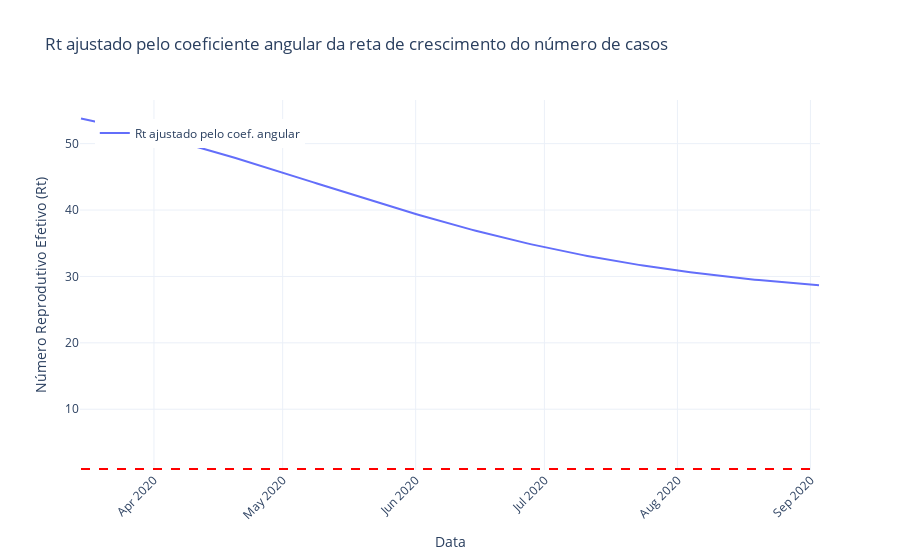

The notebook cell this image was saved under:
### Markdown cell above
<iframe src="Atividade_1/Rt_int_dados.html" width="1000" height="600"></iframe>

### Code cell
fig = go.Figure()

fig.add_trace(go.Scatter(x=data['Date'], y=Rt_angular, mode='lines', name='Rt ajustado pelo coef. angular'))

fig.add_shape(type='line', x0=data['Date'].iloc[0], y0=1, x1=data['Date'].iloc[-1], y1=1,
              line=dict(color='red', width=2, dash='dash'), name='Limiar (Rt=1)')

fig.update_layout(title='Rt ajustado pelo coeficiente angular da reta de crescimento do número de casos',
                  xaxis_title='Data',
                  yaxis_title='Número Reprodutivo Efetivo (Rt)',
                  xaxis=dict(tickangle=-45),
                  showlegend=True,
                  legend=dict(x=0.02, y=0.95),
                  template='plotly_white')

pio.write_html(fig, 'Rt_coef_ang.html')

fig.show()

### Figure 1 — Plotly figure (JSON) as saved in the notebook; plotly's stock layout.template omitted (floating-point values rounded to 4 significant figures; data arrays with more than 128 entries replaced by an {"elided": "..."} marker saying what was removed)
{"data": [{"mode": "lines", "name": "Rt ajustado pelo coef. angular", "type": "scatter", "x": {"elided": "173 str values"}, "y": {"elided": "173 float values"}}], "layout": {"legend": {"x": 0.02, "y": 0.95}, "shapes": [{"line": {"color": "red", "dash": "dash", "width": 2}, "name": "Limiar (Rt=1)", "type": "line", "x0": "2020-03-15T00:00:00", "x1": "2020-09-03T00:00:00", "y0": 1, "y1": 1}], "showlegend": true, "title": {"text": "Rt ajustado pelo coeficiente angular da reta de crescimento do número de casos"}, "xaxis": {"tickangle": -45, "title": {"text": "Data"}}, "yaxis": {"title": {"text": "Número Reprodutivo Efetivo (Rt)"}}}}
